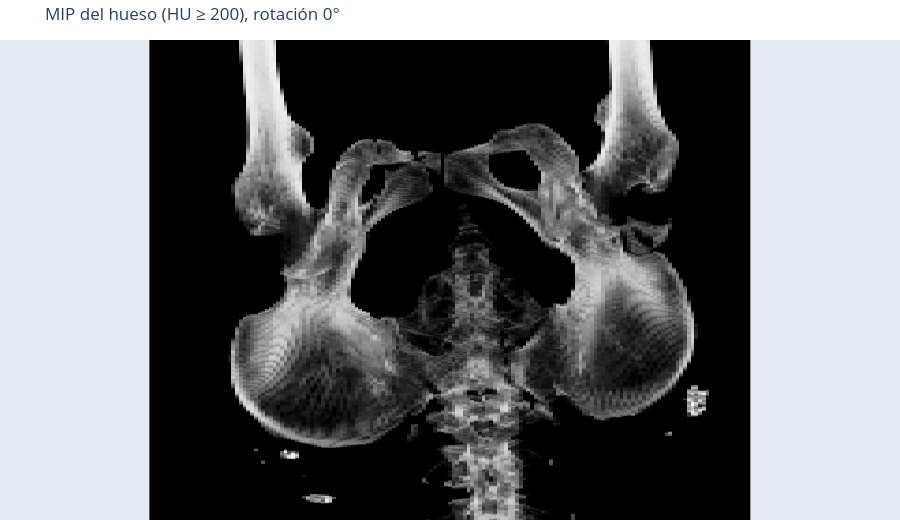

Write notebook code for a chart like this one.
### Markdown cell above
**Qué revisar aquí antes de entrenar** (y anotarlo en la bitácora):
- etiquetas dentro de 0..30 (el script avisa si no);
- rango de distancias GT → confirma el 2 mm–25 cm del profesor y justifica `log(1+d)`;
- percentiles de HU del hueso → ventana HU y umbral del MIP en `configs/default.yaml`;
- spacing en z → por qué toda distancia se mide en mm con el header.

### Code cell
from src.data.io import leer_volumen, listar_casos
from src.dashboard.visualizadores import vis_mip_raw
from src.analisis import cortes_con_fractura

fracturas = cortes_con_fractura(cfg["rutas"]["cache"], splits["splits"]["test"])
print("Pacientes de test (el modelo nunca los vio), ordenados por fragmentos secundarios:")
display(fracturas.head(8))

CASO = fracturas.loc[0, "caso"]   # el de más fragmentos; cambia el id para ver otro
casos = listar_casos(cfg["rutas"]["imagenes"], cfg["rutas"]["etiquetas"])
caso = next(c for c in casos if c["id"] == CASO)
hu, spacing, _ = leer_volumen(caso["imagen"])
gt, _, _ = leer_volumen(caso["etiqueta"])
print(f"caso {CASO} · forma {hu.shape} · spacing zyx {tuple(round(s, 3) for s in spacing)} mm")

# Visualizador 1: MIP del hueso por umbral de HU (preprocesamiento clasico, sin modelo)
vis_mip_raw(hu, spacing, umbral_hu=cfg["datos"]["umbral_hueso_hu"], angulo=0).show()

### Figure 1 — Plotly figure (JSON) as saved in the notebook; plotly's stock layout.template omitted (floating-point values rounded to 4 significant figures; data arrays with more than 128 entries replaced by an {"elided": "..."} marker saying what was removed)
{"data": [{"colorscale": [[0, "rgb(0,0,0)"], [0.125, "rgb(37,37,37)"], [0.25, "rgb(82,82,82)"], [0.375, "rgb(115,115,115)"], [0.5, "rgb(150,150,150)"], [0.625, "rgb(189,189,189)"], [0.75, "rgb(217,217,217)"], [0.875, "rgb(240,240,240)"], [1, "rgb(255,255,255)"]], "showscale": false, "type": "heatmap", "z": {"elided": "392x161 float values"}}], "layout": {"height": 520, "margin": {"b": 0, "l": 0, "r": 0, "t": 40}, "title": {"text": "MIP del hueso (HU ≥ 200), rotación 0°"}, "xaxis": {"visible": false}, "yaxis": {"scaleanchor": "x", "scaleratio": 0.3279, "visible": false}}}
